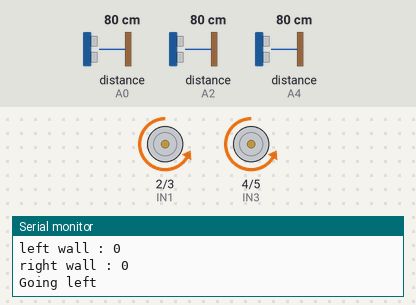
Bench run of a sketch on a simulated Arduino Uno, built with avr-gcc and run on an emulated ATmega328P. Shown: motor-driver pin pairs drawn as motors (green arrow = first pin HIGH = forward, orange = second pin HIGH = backward, longer = more drive, scaled by the enable pin), the last lines printed to the serial monitor. Wiring (inferred from the names in the program): 3 × ultrasonic range finder: trigger A1, echo A4 / trigger A3, echo A0 / trigger A5, echo A2. The test bench sets the inputs (shaded band); at power-on: distance to the obstacle (sensors on A0, A2, A4) 80 cm. The echo pulse lasts 58.3 µs per cm.

Above: at 0.2 s.
At 1.5 s:
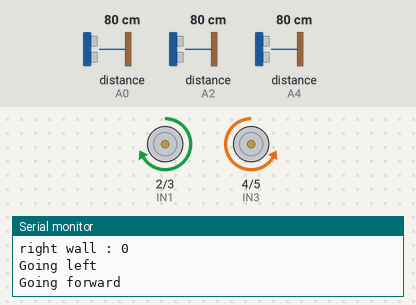
At 3.1 s:
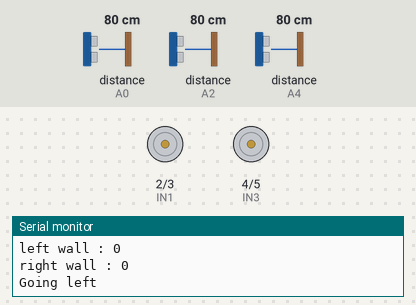
Timing chart, 0 to 5.2 s (numbered marks = the images above):
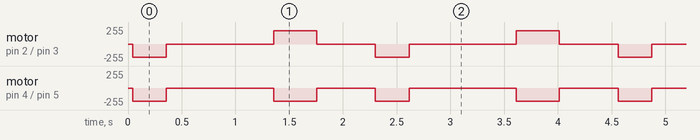

Measured:
- by itself, motor on pin 2 (IN1) / pin 3 (IN2): repeats every 2.3 s: stopped 1.0 s, forward 200/255 0.40 s, stopped 0.54 s, backward 200/255 0.31 s
- by itself, motor on pin 4 (IN3) / pin 5 (IN4): repeats every 2.3 s: stopped 1.0 s, backward 200/255 0.40 s, stopped 0.54 s, backward 200/255 0.31 s

The sketch:

code.ino
```cpp
#include <SoftwareSerial.h>
#include "NewPing.h"

// VARIABLES AND PINS DEFENITION
const int IN1 = 2; //MSB for motor 0
const int IN2 = 3;
const int IN3 = 4;
const int IN4 = 5; // MSB for motor 1
const int ENA = 10; // motor 0 enable
const int ENB = 11; // motor 1 enable
const int wall_threshold = 24; // maximum distance to read if there is a wall

// Boolean values to read walls
boolean frontwall ;
boolean leftwall ;
boolean rightwall ;

// Values to store sensor reading
float leftSensor, rightSensor, frontSensor;

// analog values for motors enable
int RMS = 200;
int LMS = 200;

// Sensors triggers and echos defenition
int trigger_front = A1;
int echo_front = A4;

int trigger_left = A3;
int echo_left = A0;

int trigger_right = A5;
int echo_right = A2;


// SETUP FUNCTION
void setup() {
  Serial.begin(9600);
  //set H-Bridge pin as output
  pinMode (IN1, OUTPUT);
  pinMode (IN2, OUTPUT);
  pinMode (IN3, OUTPUT);
  pinMode (IN4, OUTPUT);
  pinMode (ENA, OUTPUT);
  pinMode (ENB, OUTPUT);

  //set trigger as output and echo as input in each sensor
  pinMode(trigger_front, OUTPUT);
  pinMode(echo_front, INPUT);

  pinMode(trigger_left, OUTPUT);
  pinMode(echo_left, INPUT);

  pinMode(trigger_right, OUTPUT);
  pinMode(echo_right, INPUT);

}

// MAIN LOOP
void loop() {

  //check where there is a wall around the robot
  frontwall = wallFront();
  leftwall = wallLeft();
  rightwall = wallRight();

  Serial.print("front wall : ");
  Serial.println(frontwall);
  Serial.print("left wall : ");
  Serial.println(leftwall);
  Serial.print("right wall : ");
  Serial.println(rightwall);

  if (frontwall && leftwall && rightwall)
  {
    reverse(100);
    return;
  }

  if (!leftwall) // no left walll
  {
    left(300);
    delay(1000);
    //Center();
    forward(400);
    //Center();
  }
  else if (leftwall && !frontwall) // wall left and no front wall
  {
    // move forward
    forward(400);
    // Center();
  }
  else // wall left and wall front , no wall right
  {
    right(300);
    //Center();
  }
  delay(500);
}

// MOVEMENT FUNCTIONS
void reverse(int amountOfDelay)
{
  // right and left motor will go reverse
  digitalWrite(IN1, LOW);
  digitalWrite(IN2, HIGH);
  digitalWrite(IN3, HIGH);
  digitalWrite(IN4, LOW);
  analogWrite(ENA, LMS);
  analogWrite(ENB, RMS);
  Serial.print("Going reverse");
  delay(amountOfDelay);
  // Stop when done
  analogWrite(ENA, 0);
  analogWrite(ENB, 0);
}

void forward(int amountOfDelay)
{
  // right and left motors will go forward
  digitalWrite(IN1, HIGH);
  digitalWrite(IN2, LOW);
  digitalWrite(IN3, LOW);
  digitalWrite(IN4, HIGH);
  analogWrite(ENA, LMS);
  analogWrite(ENB, RMS);
  Serial.println("Going forward");
  delay(amountOfDelay);
  // Stop when done
  analogWrite(ENA, 0);
  analogWrite(ENB, 0);

}

void right(int amountOfDelay)
{
  //right motor will go reverse, left motor runs forward
  digitalWrite(IN1, HIGH);
  digitalWrite(IN2, LOW);
  digitalWrite(IN3, HIGH);
  digitalWrite(IN4, LOW);
  analogWrite(ENA, LMS);
  analogWrite(ENB, RMS);
  Serial.println("Going right");
  delay(amountOfDelay);
  // Stop when done
  analogWrite(ENA, 0);
  analogWrite(ENB, 0);
}


void left(int amountOfDelay)
{
  //right motor will go forward, left motor runs in reverse
  digitalWrite(IN1, LOW);
  digitalWrite(IN2, HIGH);
  digitalWrite(IN3, LOW);
  digitalWrite(IN4, HIGH);
  analogWrite(ENA, LMS);
  analogWrite(ENB, RMS);
  Serial.println("Going left");
  delay(amountOfDelay);
  // Stop when done
  analogWrite(ENA, 0);
  analogWrite(ENB, 0);
}

void Stop() {
  analogWrite(ENA, 0);
  analogWrite(ENB, 0);
  delay(300);
}


// WALL CHECKING FUNCTIONS
boolean wallLeft()
{
  long duration, distance;
  digitalWrite(trigger_left, LOW);
  delayMicroseconds(2);
  digitalWrite(trigger_left, HIGH);
  delayMicroseconds(10);
  digitalWrite(trigger_left, LOW);
  duration = pulseIn(echo_left, HIGH);
  distance = (duration / 2) / 29.1;
  Serial.print("LEFT SENSOR = ");
  Serial.println(distance);

  if (distance <= wall_threshold)
  {
    leftSensor = distance;
    return true;
  }
  return false;
}

boolean wallFront()
{
  long duration, distance;
  digitalWrite(trigger_front, LOW);
  delayMicroseconds(2);
  digitalWrite(trigger_front, HIGH);
  delayMicroseconds(10);
  digitalWrite(trigger_front, LOW);
  duration = pulseIn(echo_front, HIGH);
  distance = (duration / 2) / 29.1;
  Serial.print("FRONT SENSOR = ");
  Serial.println(distance);
  if (distance <= wall_threshold)
  {
    frontSensor = distance;
    return true;
  }
  return false;
}

boolean wallRight()
{
  long duration, distance;
  digitalWrite(trigger_right, LOW);
  delayMicroseconds(2);
  digitalWrite(trigger_right, HIGH);
  delayMicroseconds(10);
  digitalWrite(trigger_right, LOW);
  duration = pulseIn(echo_right, HIGH);
  distance = (duration / 2) / 29.1;
  Serial.print("RIGHT SENSOR = ");
  Serial.println(distance);
  if (distance <= wall_threshold)
  {
    rightSensor = distance;
    return true;
  }
  return false;
}


void Center()
{
  // CHECK LEFT WALL AND RIGHT WALL
  boolean left1 = wallLeft();
  boolean right1 = wallRight();

  // THERE IS RIGHT WALL AND LEFT WALL
  if (left1 && right1)
  {
    // CHECK SENSORS READING DISTANCE
    // IF LEFT DISTANCE > RIGHT
    if (leftSensor > rightSensor)
    {
      Serial.println("left is more than right");
      // CALCULATE THE DIFFERENCE
      int d = (int)(leftSensor - rightSensor);
      // GO LEFT BY THE AMOUNT OF DIFFERENCE
      left(d);
    }

    // IF LEFT DISTANCE > RIGHT
    else if (rightSensor > leftSensor)
    {
      Serial.println("right is more than left");
      int d = (int)(rightSensor - leftSensor);
      right(d);
    }

  }
  // THERE IS LEFT WALL AND NO RIGHT WALL
  else if (left1 && !right1)
  {
    if (leftSensor > 5) // 5 IS CONSIDERED AS THE DISTANCE VALUE WHEN THE ROBOT IS CENTERED
    {
      Serial.println("left wall only");
      int d = (int)(leftSensor - 5);
      right(d);
    }
  }
  // THERE IS RIHGT WALL AND NO LEFT WALL
  else if (right1 && !left1)
  {
    if (rightSensor > 5)
    {
      Serial.println("right wall only");
      int d = (int)(rightSensor - 5);
      left(d);
    }
  }
  else {
    Serial.println("No Wall");
  }
}
```
